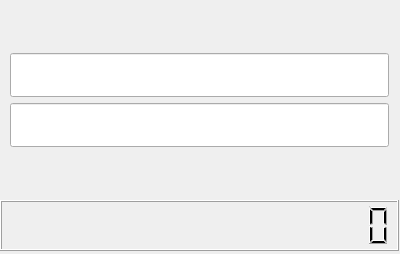
<?xml version="1.0" encoding="UTF-8"?>
<ui version="4.0">
 <class>MainWindow</class>
 <widget class="QMainWindow" name="MainWindow">
  <property name="geometry">
   <rect>
    <x>0</x>
    <y>0</y>
    <width>400</width>
    <height>254</height>
   </rect>
  </property>
  <property name="windowTitle">
   <string>MainWindow</string>
  </property>
  <widget class="QWidget" name="centralWidget">
   <widget class="QWidget" name="verticalLayoutWidget">
    <property name="geometry">
     <rect>
      <x>-1</x>
      <y>-1</y>
      <width>401</width>
      <height>201</height>
     </rect>
    </property>
    <layout class="QVBoxLayout" name="verticalLayout">
     <item>
      <spacer name="verticalSpacer_2">
       <property name="orientation">
        <enum>Qt::Vertical</enum>
       </property>
       <property name="sizeHint" stdset="0">
        <size>
         <width>20</width>
         <height>40</height>
        </size>
       </property>
      </spacer>
     </item>
     <item>
      <widget class="QLineEdit" name="lineEdit1">
       <property name="font">
        <font>
         <pointsize>24</pointsize>
        </font>
       </property>
       <property name="text">
        <string/>
       </property>
       <property name="alignment">
        <set>Qt::AlignRight|Qt::AlignTrailing|Qt::AlignVCenter</set>
       </property>
      </widget>
     </item>
     <item>
      <widget class="QLineEdit" name="lineEdit2">
       <property name="font">
        <font>
         <pointsize>24</pointsize>
        </font>
       </property>
       <property name="alignment">
        <set>Qt::AlignRight|Qt::AlignTrailing|Qt::AlignVCenter</set>
       </property>
      </widget>
     </item>
     <item>
      <spacer name="verticalSpacer">
       <property name="orientation">
        <enum>Qt::Vertical</enum>
       </property>
       <property name="sizeHint" stdset="0">
        <size>
         <width>20</width>
         <height>40</height>
        </size>
       </property>
      </spacer>
     </item>
    </layout>
   </widget>
   <widget class="QLCDNumber" name="lcdNumber">
    <property name="enabled">
     <bool>true</bool>
    </property>
    <property name="geometry">
     <rect>
      <x>0</x>
      <y>200</y>
      <width>399</width>
      <height>51</height>
     </rect>
    </property>
    <property name="font">
     <font>
      <family>Arial</family>
      <pointsize>24</pointsize>
     </font>
    </property>
    <property name="numDigits">
     <number>18</number>
    </property>
   </widget>
  </widget>
 </widget>
 <layoutdefault spacing="6" margin="11"/>
 <resources/>
 <connections/>
</ui>
